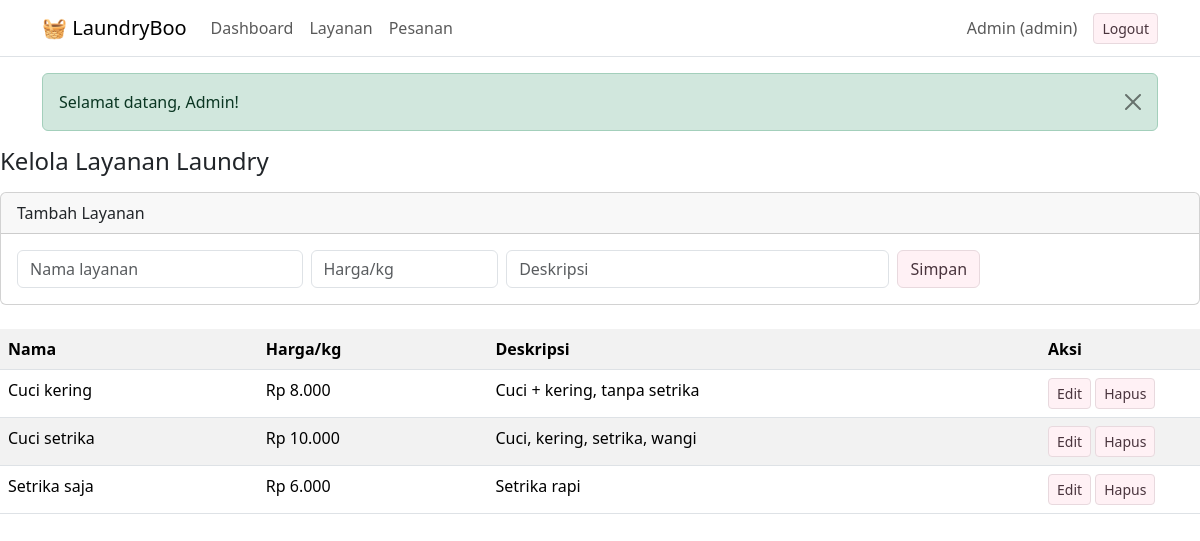
/laundry/index.php?r=admin/services (signed in), run on the app's committed database.
### tables this page shows
CREATE TABLE services(
  id INT AUTO_INCREMENT PRIMARY KEY,
  name VARCHAR(100) NOT NULL,
  price_per_kg INT NOT NULL,
  description VARCHAR(255)
);

### laundry/core/Controller.php (called while the page is built, shortened)
<?php
function url($p) { return BASE_URL . '?r=' . $p; }
function e($s) { return htmlspecialchars((string)$s, ENT_QUOTES, 'UTF-8'); }
function rp($n) { return 'Rp ' . number_format($n, 0, ',', '.'); }
class Controller {
    protected function view($v, $d = []) {
        extract($d);
        require 'views/layout/header.php';
        require "views/$v.php";
        require 'views/layout/footer.php';
    }
}

### laundry/controllers/AdminController.php (called while the page is built, shortened)
<?php
class AdminController extends Controller {
    function services() {
        $edit = isset($_GET['id']) ? Service::find((int)$_GET['id']) : null;
        $this->view('admin/services', ['services' => Service::all(), 'edit' => $edit]);
    }
}

### laundry/index.php (called while the page is built, shortened)
<?php
require 'core/Database.php';
require 'core/Controller.php';
$r = trim($_GET['r'] ?? 'auth/login', '/');
[$c, $m] = array_pad(explode('/', $r), 2, 'index');
$ctrl = new $class;
$ctrl->$m();

### laundry/core/Database.php (called while the page is built)
<?php
class Database {
    private static $pdo;
    public static function conn() {
        if (!self::$pdo) {
            self::$pdo = new PDO('mysql:host='.DB_HOST.';dbname='.DB_NAME.';charset=utf8mb4', DB_USER, DB_PASS,
                [PDO::ATTR_ERRMODE => PDO::ERRMODE_EXCEPTION, PDO::ATTR_DEFAULT_FETCH_MODE => PDO::FETCH_ASSOC]);
        }
        return self::$pdo;
    }
    public static function q($sql, $p = []) { $s = self::conn()->prepare($sql); $s->execute($p); return $s; }
}

### laundry/models/Service.php (called while the page is built, shortened)
<?php
class Service {
    static function all() { return Database::q('SELECT * FROM services ORDER BY name')->fetchAll(); }
}

### laundry/views/admin/services.php (the view, shortened to what this page needs)
<h4 class="mb-3">Kelola Layanan Laundry</h4>
<div class="card mb-4"><div class="card-header"><?= $edit ? 'Edit Layanan' : 'Tambah Layanan' ?></div><div class="card-body">
<form method="post" action="<?= url('admin/serviceSave') ?>" class="row g-2"><?= csrf_field() ?>
  <div class="col-md-3"><input name="name" class="form-control" placeholder="Nama layanan" value="<?= e($edit['name'] ?? '') ?>" required></div>
  <div class="col-md-2"><input type="number" name="price" min="1" class="form-control" placeholder="Harga/kg" value="<?= e($edit['price_per_kg'] ?? '') ?>" required></div>
  <div class="col-md-4"><input name="description" class="form-control" placeholder="Deskripsi" value="<?= e($edit['description'] ?? '') ?>"></div>
  <div class="col-md-3"><button class="btn btn-primary">Simpan</button>
    <?php if ($edit): ?><a class="btn btn-secondary" href="<?= url('admin/services') ?>">Batal</a><?php endif; ?></div>
</form></div></div>
<table class="table table-striped bg-white"><tr><th>Nama</th><th>Harga/kg</th><th>Deskripsi</th><th width="160">Aksi</th></tr>
<?php foreach ($services as $s): ?>
<tr><td><?= e($s['name']) ?></td><td><?= rp($s['price_per_kg']) ?></td><td><?= e($s['description']) ?></td>
<td><a class="btn btn-sm btn-warning" href="<?= url('admin/services&id=' . $s['id']) ?>">Edit</a>
<form method="post" action="<?= url('admin/serviceDelete') ?>" class="d-inline" onsubmit="return confirm('Hapus layanan ini?')"><?= csrf_field() ?>
<input type="hidden" name="id" value="<?= $s['id'] ?>"><button class="btn btn-sm btn-danger">Hapus</button></form></td></tr>
<?php endforeach; ?></table>

### laundry/views/layout/header.php (shortened to what this page needs)
<!DOCTYPE html>
<html lang="id">
<head>
    <link href="https://cdn.jsdelivr.net/npm/bootstrap@5.3.3/dist/css/bootstrap.min.css" rel="stylesheet">
    <link rel="stylesheet" href="<?= ASSET_URL ?>/laundry.css">
</head>
<body>
<?php if (!empty($_SESSION['user'])): $role = $_SESSION['user']['role']; ?>
<nav class="navbar navbar-expand navbar-light bg-white border-bottom mb-3">
  <div class="container">
    <span class="navbar-brand">🧺 LaundryBoo</span>
    <div class="navbar-nav me-auto">
      <?php if ($role === 'admin'): ?>
        <a class="nav-link" href="<?= url('admin/dashboard') ?>">Dashboard</a>
        <a class="nav-link" href="<?= url('admin/services') ?>">Layanan</a>
        <a class="nav-link" href="<?= url('admin/orders') ?>">Pesanan</a>
      <?php else: ?>
        <a class="nav-link" href="<?= url('user/dashboard') ?>">Pesanan Saya</a>
        <a class="nav-link" href="<?= url('user/create') ?>">Pesan Laundry</a>
      <?php endif; ?>
    </div>
    <span class="navbar-text me-3"><?= e($_SESSION['user']['name']) ?> (<?= e($role) ?>)</span>
    <a class="btn btn-light btn-sm" href="<?= url('auth/logout') ?>">Logout</a>
  </div>
</nav>
<?php endif; ?>
<?php if (!empty($_SESSION['flash'])): [$t, $m] = $_SESSION['flash']; unset($_SESSION['flash']); ?>
<div class="container">
  <div class="alert alert-<?= e($t) ?> alert-dismissible fade show">
    <?= e($m) ?>
    <button class="btn-close" data-bs-dismiss="alert"></button>
  </div>
</div>
<?php endif; ?>

### laundry/views/layout/footer.php (shortened to what this page needs)
</body>
</html>

### laundry/assets/laundry.css (style rules this page uses)
:root { --pink: #FCE4EC; --pink-muda: #FFF1F5; --pink-tua: #D98FA3; --pink-hover: #F8D5E0; --putih: #FFFFFF; --teks: #49343D; --redup: #89747D; --garis: #E8D9DE; --bayangan: #49343D12; --bahaya: #B94D5B; --font-isi: "Patrick Hand", "Comic Sans MS", "Segoe Print", cursive; --font-judul: "Caveat", "Patrick Hand", "Comic Sans MS", cursive; }
.btn { background: var(--pink-muda); color: var(--teks); border: 1px solid var(--garis); transition: 0.2s ease; }

### data on the page
services: name "Cuci kering", price_per_kg "Rp 8.000", description "Cuci + kering, tanpa setrika"
services: name "Cuci setrika", price_per_kg "Rp 10.000", description "Cuci, kering, setrika, wangi"
services: name "Setrika saja", price_per_kg "Rp 6.000", description "Setrika rapi"

### other printed values
$_SESSION['user']['name'] "Admin"
$role "admin"
$m "Selamat datang, Admin!"
